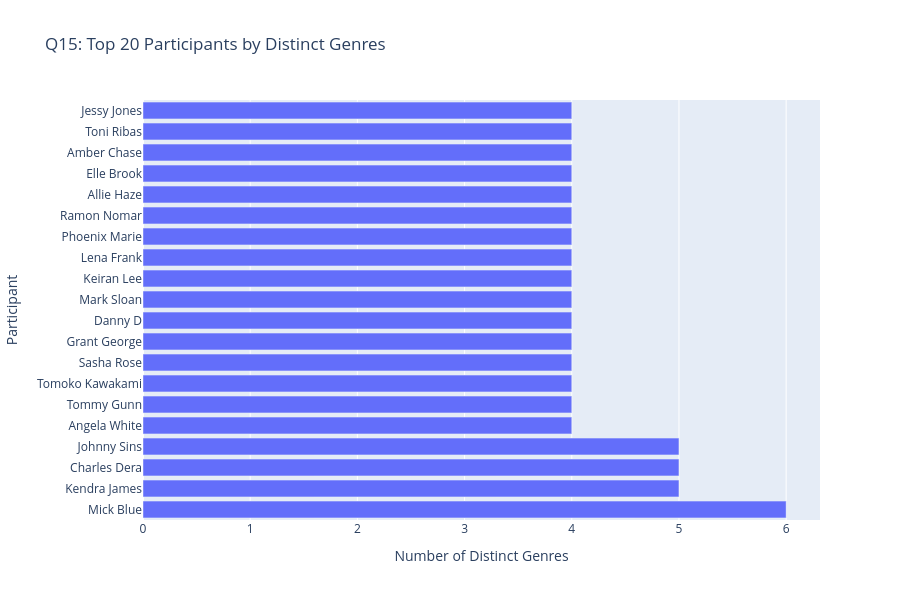
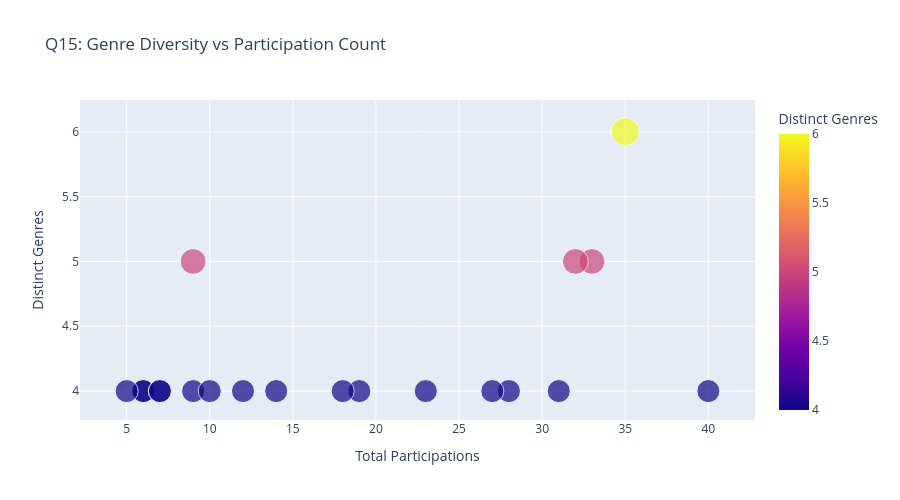

Notebook source saved alongside these figures, in order:
### Code cell
# Q15: Visualization - Horizontal Bar Chart & Bubble Chart
# Prepare data for Q15
viz_data_q15 = (
    participations_pers.merge(bridge_genres, on='tconst', how='inner')
    .groupby('nconst')
    .agg({
        'genre_id': 'nunique',
        'tconst': 'count'
    })
    .reset_index()
    .rename(columns={'genre_id': 'distinct_genres_count', 'tconst': 'participation_count'})
    .sort_values('distinct_genres_count', ascending=False)
    .merge(dim_person[['nconst', 'primaryName']], on='nconst', how='left')
    .head(20)
)

# Horizontal bar chart
fig_q15_bar = px.bar(
    viz_data_q15,
    y='primaryName',
    x='distinct_genres_count',
    orientation='h',
    title='Q15: Top 20 Participants by Distinct Genres',
    labels={'distinct_genres_count': 'Number of Distinct Genres', 'primaryName': 'Participant'},
    height=600
)
fig_q15_bar.show()

# Bubble chart - Genres vs Participations
fig_q15_bubble = px.scatter(
    viz_data_q15,
    x='participation_count',
    y='distinct_genres_count',
    size='distinct_genres_count',
    color='distinct_genres_count',
    hover_name='primaryName',
    title='Q15: Genre Diversity vs Participation Count',
    labels={'participation_count': 'Total Participations', 'distinct_genres_count': 'Distinct Genres'},
    height=500
)
fig_q15_bubble.show()

### Figure 1 — Plotly figure (JSON) as saved in the notebook; plotly's stock layout.template omitted (floating-point values rounded to 4 significant figures)
{"data": [{"hovertemplate": "Number of Distinct Genres=%{x}<br>Participant=%{y}<extra></extra>", "legendgroup": "", "marker": {"color": "#636efa", "pattern": {"shape": ""}}, "name": "", "orientation": "h", "showlegend": false, "textposition": "auto", "type": "bar", "x": [6, 5, 5, 5, 4, 4, 4, 4, 4, 4, 4, 4, 4, 4, 4, 4, 4, 4, 4, 4], "xaxis": "x", "y": ["Mick Blue", "Kendra James", "Charles Dera", "Johnny Sins", "Angela White", "Tommy Gunn", "Tomoko Kawakami", "Sasha Rose", "Grant George", "Danny D", "Mark Sloan", "Keiran Lee", "Lena Frank", "Phoenix Marie", "Ramon Nomar", "Allie Haze", "Elle Brook", "Amber Chase", "Toni Ribas", "Jessy Jones"], "yaxis": "y"}], "layout": {"barmode": "relative", "height": 600, "legend": {"tracegroupgap": 0}, "title": {"text": "Q15: Top 20 Participants by Distinct Genres"}, "xaxis": {"anchor": "y", "domain": [0, 1], "title": {"text": "Number of Distinct Genres"}}, "yaxis": {"anchor": "x", "domain": [0, 1], "title": {"text": "Participant"}}}}

### Figure 2 — Plotly figure (JSON) as saved in the notebook; plotly's stock layout.template omitted (floating-point values rounded to 4 significant figures)
{"data": [{"hovertemplate": "<b>%{hovertext}</b><br><br>Total Participations=%{x}<br>Distinct Genres=%{marker.color}<extra></extra>", "hovertext": ["Mick Blue", "Kendra James", "Charles Dera", "Johnny Sins", "Angela White", "Tommy Gunn", "Tomoko Kawakami", "Sasha Rose", "Grant George", "Danny D", "Mark Sloan", "Keiran Lee", "Lena Frank", "Phoenix Marie", "Ramon Nomar", "Allie Haze", "Elle Brook", "Amber Chase", "Toni Ribas", "Jessy Jones"], "legendgroup": "", "marker": {"color": [6, 5, 5, 5, 4, 4, 4, 4, 4, 4, 4, 4, 4, 4, 4, 4, 4, 4, 4, 4], "coloraxis": "coloraxis", "size": [6, 5, 5, 5, 4, 4, 4, 4, 4, 4, 4, 4, 4, 4, 4, 4, 4, 4, 4, 4], "sizemode": "area", "sizeref": 0.015, "symbol": "circle"}, "mode": "markers", "name": "", "orientation": "v", "showlegend": false, "type": "scatter", "x": [35, 9, 33, 32, 19, 18, 6, 40, 6, 28, 12, 27, 9, 10, 31, 14, 5, 7, 7, 23], "xaxis": "x", "y": [6, 5, 5, 5, 4, 4, 4, 4, 4, 4, 4, 4, 4, 4, 4, 4, 4, 4, 4, 4], "yaxis": "y"}], "layout": {"coloraxis": {"colorbar": {"title": {"text": "Distinct Genres"}}, "colorscale": [[0, "#0d0887"], [0.1111, "#46039f"], [0.2222, "#7201a8"], [0.3333, "#9c179e"], [0.4444, "#bd3786"], [0.5556, "#d8576b"], [0.6667, "#ed7953"], [0.7778, "#fb9f3a"], [0.8889, "#fdca26"], [1, "#f0f921"]]}, "height": 500, "legend": {"itemsizing": "constant", "tracegroupgap": 0}, "title": {"text": "Q15: Genre Diversity vs Participation Count"}, "xaxis": {"anchor": "y", "domain": [0, 1], "title": {"text": "Total Participations"}}, "yaxis": {"anchor": "x", "domain": [0, 1], "title": {"text": "Distinct Genres"}}}}
